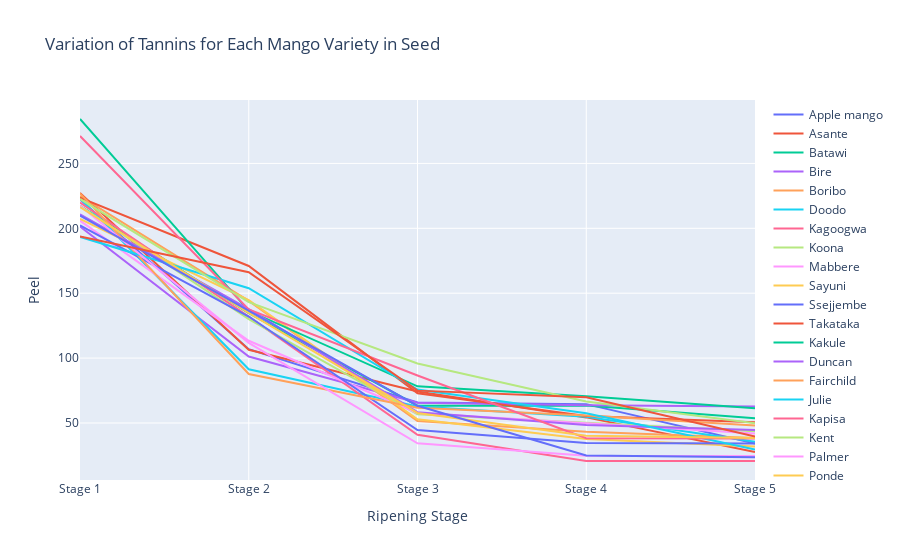

The notebook cell this image was saved under:
### Code cell
# Create traces for each mango variety
traces = []
for variety in data['Mango variety'].unique():
    subset = data[data['Mango variety'] == variety]
    trace = go.Scatter(x=subset['Ripening stage'], y=subset['Seed'], mode='lines', name=variety)
    traces.append(trace)

# Create layout
layout = go.Layout(title='Variation of Tannins for Each Mango Variety in Seed',
                   xaxis=dict(title='Ripening Stage'),
                   yaxis=dict(title='Peel'))

# Create figure
fig = go.Figure(data=traces, layout=layout)

# Plot figure
pio.show(fig)

### Figure 1 — Plotly figure (JSON) as saved in the notebook; plotly's stock layout.template omitted (floating-point values rounded to 4 significant figures)
{"data": [{"mode": "lines", "name": "Apple mango", "type": "scatter", "x": ["Stage 1", "Stage 2", "Stage 3", "Stage 4", "Stage 5"], "y": [222.3, 106.8, 65.75, 64.51, 34.1]}, {"mode": "lines", "name": "Asante", "type": "scatter", "x": ["Stage 1", "Stage 2", "Stage 3", "Stage 4", "Stage 5"], "y": [227.3, 106.4, 74.3, 54.3, 27.55]}, {"mode": "lines", "name": "Batawi", "type": "scatter", "x": ["Stage 1", "Stage 2", "Stage 3", "Stage 4", "Stage 5"], "y": [217.3, 134.6, 63.35, 63.51, 53.61]}, {"mode": "lines", "name": "Bire", "type": "scatter", "x": ["Stage 1", "Stage 2", "Stage 3", "Stage 4", "Stage 5"], "y": [201.4, 101.2, 65.58, 63.63, 62.68]}, {"mode": "lines", "name": "Boribo", "type": "scatter", "x": ["Stage 1", "Stage 2", "Stage 3", "Stage 4", "Stage 5"], "y": [224.8, 144.1, 51.54, 43.26, 38.35]}, {"mode": "lines", "name": "Doodo", "type": "scatter", "x": ["Stage 1", "Stage 2", "Stage 3", "Stage 4", "Stage 5"], "y": [223.2, 91.4, 62.64, 54.74, 35.5]}, {"mode": "lines", "name": "Kagoogwa", "type": "scatter", "x": ["Stage 1", "Stage 2", "Stage 3", "Stage 4", "Stage 5"], "y": [219.9, 131.9, 40.89, 20.76, 20.69]}, {"mode": "lines", "name": "Koona", "type": "scatter", "x": ["Stage 1", "Stage 2", "Stage 3", "Stage 4", "Stage 5"], "y": [217.4, 130.1, 56.62, 50.25, 43.65]}, {"mode": "lines", "name": "Mabbere", "type": "scatter", "x": ["Stage 1", "Stage 2", "Stage 3", "Stage 4", "Stage 5"], "y": [205.9, 113.3, 57.7, 50.07, 41.94]}, {"mode": "lines", "name": "Sayuni", "type": "scatter", "x": ["Stage 1", "Stage 2", "Stage 3", "Stage 4", "Stage 5"], "y": [207.2, 144.6, 52.78, 37.56, 31.82]}, {"mode": "lines", "name": "Ssejjembe", "type": "scatter", "x": ["Stage 1", "Stage 2", "Stage 3", "Stage 4", "Stage 5"], "y": [202.3, 132.0, 44.49, 34.49, 34.27]}, {"mode": "lines", "name": "Takataka", "type": "scatter", "x": ["Stage 1", "Stage 2", "Stage 3", "Stage 4", "Stage 5"], "y": [223.7, 171.0, 72.96, 55.44, 50.52]}, {"mode": "lines", "name": "Kakule", "type": "scatter", "x": ["Stage 1", "Stage 2", "Stage 3", "Stage 4", "Stage 5"], "y": [284.2, 136.4, 78.2, 70.63, 61.26]}, {"mode": "lines", "name": "Duncan", "type": "scatter", "x": ["Stage 1", "Stage 2", "Stage 3", "Stage 4", "Stage 5"], "y": [210.8, 137.8, 58.28, 48.52, 44.51]}, {"mode": "lines", "name": "Fairchild", "type": "scatter", "x": ["Stage 1", "Stage 2", "Stage 3", "Stage 4", "Stage 5"], "y": [227.0, 87.73, 61.73, 55.67, 48.03]}, {"mode": "lines", "name": "Julie", "type": "scatter", "x": ["Stage 1", "Stage 2", "Stage 3", "Stage 4", "Stage 5"], "y": [193.4, 153.8, 75.79, 57.56, 29.5]}, {"mode": "lines", "name": "Kapisa", "type": "scatter", "x": ["Stage 1", "Stage 2", "Stage 3", "Stage 4", "Stage 5"], "y": [271.2, 137.5, 86.58, 38.3, 38.02]}, {"mode": "lines", "name": "Kent", "type": "scatter", "x": ["Stage 1", "Stage 2", "Stage 3", "Stage 4", "Stage 5"], "y": [222.6, 143.1, 95.88, 66.57, 49.72]}, {"mode": "lines", "name": "Palmer", "type": "scatter", "x": ["Stage 1", "Stage 2", "Stage 3", "Stage 4", "Stage 5"], "y": [217.4, 111.8, 34.37, 24.69, 24.46]}, {"mode": "lines", "name": "Ponde", "type": "scatter", "x": ["Stage 1", "Stage 2", "Stage 3", "Stage 4", "Stage 5"], "y": [216.4, 134.8, 57.73, 40.2, 38.5]}, {"mode": "lines", "name": "Seena", "type": "scatter", "x": ["Stage 1", "Stage 2", "Stage 3", "Stage 4", "Stage 5"], "y": [209.7, 136.5, 63.25, 24.97, 23.6]}, {"mode": "lines", "name": "Tommy atkin", "type": "scatter", "x": ["Stage 1", "Stage 2", "Stage 3", "Stage 4", "Stage 5"], "y": [193.8, 166.2, 74.92, 69.88, 39.47]}], "layout": {"autosize": true, "title": {"text": "Variation of Tannins for Each Mango Variety in Seed"}, "xaxis": {"autorange": true, "range": [0, 4], "title": {"text": "Ripening Stage"}, "type": "category"}, "yaxis": {"autorange": true, "range": [6.048, 298.9], "title": {"text": "Peel"}, "type": "linear"}}}
